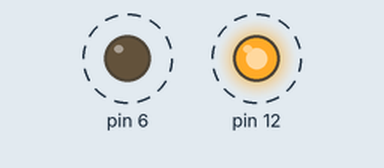
Bench run of a sketch on a simulated Arduino Uno, built with avr-gcc and run on an emulated ATmega328P. Parts: output pins drawn as LEDs (lit = HIGH). Dashed ring = blinking.

Above: at 0.5 s.
Timing chart, 0 to 4.6 s (numbered marks = the images above):
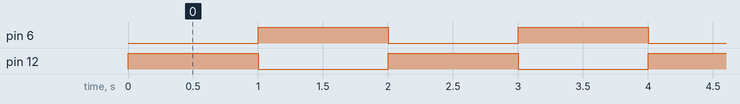

Measured:
- by itself, pin 6, pin 12: alternates HIGH for 1.0 s and LOW for 1.0 s

The sketch:

Ex1.ino
```cpp
void setup()
{
  pinMode(12, OUTPUT);
  pinMode(6, OUTPUT);
}

void loop()
{
  digitalWrite(12, HIGH);
  digitalWrite(6, LOW);
  delay(1000); // Wait for 1000 millisecond(s)
  digitalWrite(12, LOW);
  digitalWrite(6, HIGH);
  delay(1000); // Wait for 1000 millisecond(s)
}
```
